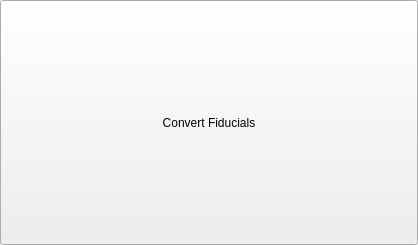
<?xml version="1.0" encoding="UTF-8"?>
<ui version="4.0">
 <class>qSlicerLORFiducialWidget</class>
 <widget class="qSlicerWidget" name="qSlicerLORFiducialWidget">
  <property name="geometry">
   <rect>
    <x>0</x>
    <y>0</y>
    <width>418</width>
    <height>245</height>
   </rect>
  </property>
  <property name="sizePolicy">
   <sizepolicy hsizetype="Expanding" vsizetype="Expanding">
    <horstretch>0</horstretch>
    <verstretch>0</verstretch>
   </sizepolicy>
  </property>
  <property name="windowTitle">
   <string>Form</string>
  </property>
  <layout class="QVBoxLayout" name="verticalLayout">
   <property name="margin">
    <number>0</number>
   </property>
   <item>
    <layout class="QHBoxLayout" name="FiducialsLayout">
     <item>
      <widget class="QPushButton" name="ConvertFiducialsButton">
       <property name="sizePolicy">
        <sizepolicy hsizetype="Expanding" vsizetype="Expanding">
         <horstretch>0</horstretch>
         <verstretch>0</verstretch>
        </sizepolicy>
       </property>
       <property name="text">
        <string>Convert Fiducials</string>
       </property>
       <property name="checkable">
        <bool>false</bool>
       </property>
      </widget>
     </item>
    </layout>
   </item>
  </layout>
 </widget>
 <customwidgets>
  <customwidget>
   <class>qSlicerWidget</class>
   <extends>QWidget</extends>
   <header>qSlicerWidget.h</header>
   <container>1</container>
  </customwidget>
 </customwidgets>
 <resources/>
 <connections/>
</ui>
